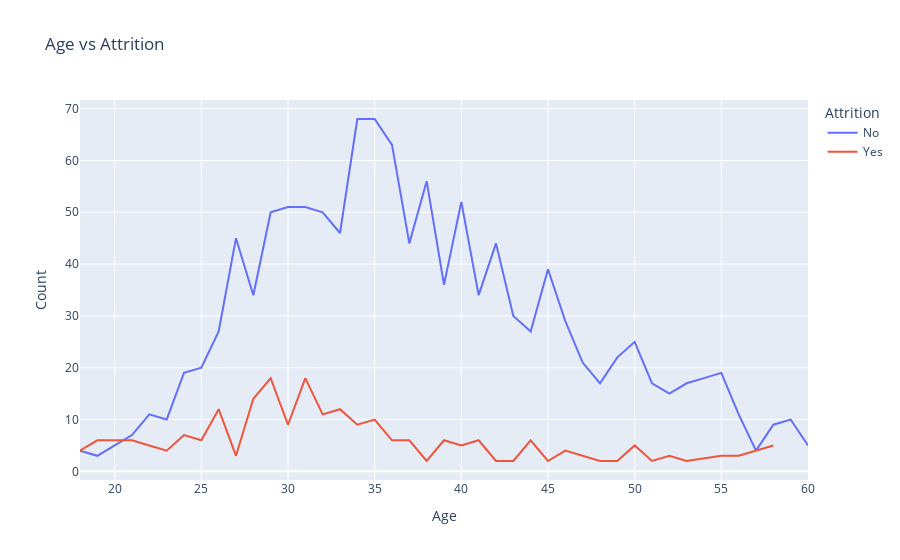
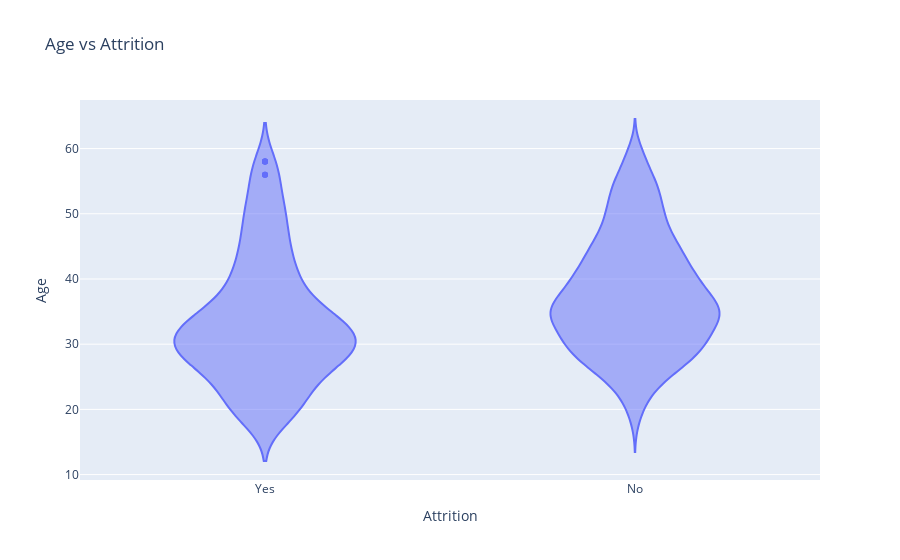

These figures' notebook cell, in order:
### Markdown cell above
Ce dataset est vraiment remarquable car aucune valeur aberratnte n'est présente sur l'age. Il y a une excellente repartition. Cela facilite grandement le travail d'analyse et de modélisation. On na pas besoin de faire de traitement sur les données.

### Code cell
# visualisation de la distribution de l'age en fonction de l'attrition avec px line plot x =age y = count and two lines for attrition yes and no
ag_attrition = df.groupby(['Age', 'Attrition']).size().reset_index(name='Count')
fig = px.line(ag_attrition, x='Age', y='Count', color='Attrition', title='Age vs Attrition')
fig.show()

fig = px.violin(df, x='Attrition', y='Age', title='Age vs Attrition')
fig.show()

# Visualisation avec un boxplot
sns.boxplot(x='Attrition', y='Age', data=df)
plt.title('Distribution de l\'âge par rapport à l\'attrition')
plt.show()

### Figure 1 — Plotly figure (JSON) as saved in the notebook; plotly's stock layout.template omitted (floating-point values rounded to 4 significant figures)
{"data": [{"hovertemplate": "Attrition=No<br>Age=%{x}<br>Count=%{y}<extra></extra>", "legendgroup": "No", "line": {"color": "#636efa", "dash": "solid"}, "marker": {"symbol": "circle"}, "mode": "lines", "name": "No", "orientation": "v", "showlegend": true, "type": "scatter", "x": [18, 19, 20, 21, 22, 23, 24, 25, 26, 27, 28, 29, 30, 31, 32, 33, 34, 35, 36, 37, 38, 39, 40, 41, 42, 43, 44, 45, 46, 47, 48, 49, 50, 51, 52, 53, 54, 55, 56, 57, 58, 59, 60], "xaxis": "x", "y": [4, 3, 5, 7, 11, 10, 19, 20, 27, 45, 34, 50, 51, 51, 50, 46, 68, 68, 63, 44, 56, 36, 52, 34, 44, 30, 27, 39, 29, 21, 17, 22, 25, 17, 15, 17, 18, 19, 11, 4, 9, 10, 5], "yaxis": "y"}, {"hovertemplate": "Attrition=Yes<br>Age=%{x}<br>Count=%{y}<extra></extra>", "legendgroup": "Yes", "line": {"color": "#EF553B", "dash": "solid"}, "marker": {"symbol": "circle"}, "mode": "lines", "name": "Yes", "orientation": "v", "showlegend": true, "type": "scatter", "x": [18, 19, 20, 21, 22, 23, 24, 25, 26, 27, 28, 29, 30, 31, 32, 33, 34, 35, 36, 37, 38, 39, 40, 41, 42, 43, 44, 45, 46, 47, 48, 49, 50, 51, 52, 53, 55, 56, 58], "xaxis": "x", "y": [4, 6, 6, 6, 5, 4, 7, 6, 12, 3, 14, 18, 9, 18, 11, 12, 9, 10, 6, 6, 2, 6, 5, 6, 2, 2, 6, 2, 4, 3, 2, 2, 5, 2, 3, 2, 3, 3, 5], "yaxis": "y"}], "layout": {"legend": {"title": {"text": "Attrition"}, "tracegroupgap": 0}, "title": {"text": "Age vs Attrition"}, "xaxis": {"anchor": "y", "domain": [0, 1], "title": {"text": "Age"}}, "yaxis": {"anchor": "x", "domain": [0, 1], "title": {"text": "Count"}}}}

### Figure 2 — Plotly figure (JSON) as saved in the notebook; plotly's stock layout.template omitted (floating-point values rounded to 4 significant figures; data arrays with more than 128 entries replaced by an {"elided": "..."} marker saying what was removed)
{"data": [{"alignmentgroup": "True", "box": {"visible": false}, "hovertemplate": "Attrition=%{x}<br>Age=%{y}<extra></extra>", "legendgroup": "", "marker": {"color": "#636efa"}, "name": "", "offsetgroup": "", "orientation": "v", "scalegroup": "True", "showlegend": false, "type": "violin", "x": {"elided": "1470 str values"}, "x0": " ", "xaxis": "x", "y": {"elided": "1470 int values"}, "y0": " ", "yaxis": "y"}], "layout": {"legend": {"tracegroupgap": 0}, "title": {"text": "Age vs Attrition"}, "violinmode": "group", "xaxis": {"anchor": "y", "domain": [0, 1], "title": {"text": "Attrition"}}, "yaxis": {"anchor": "x", "domain": [0, 1], "title": {"text": "Age"}}}}
